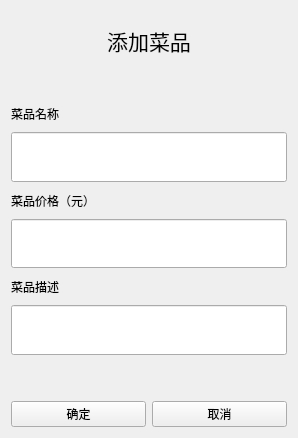
<?xml version="1.0" encoding="UTF-8"?>
<ui version="4.0">
 <class>add_dish</class>
 <widget class="QWidget" name="add_dish">
  <property name="geometry">
   <rect>
    <x>0</x>
    <y>0</y>
    <width>298</width>
    <height>438</height>
   </rect>
  </property>
  <property name="windowTitle">
   <string>添加菜品</string>
  </property>
  <layout class="QGridLayout" name="gridLayout" rowstretch="3,1,13,0,0,0,0,0" columnstretch="0,0,0">
   <item row="7" column="2">
    <widget class="QPushButton" name="_back">
     <property name="text">
      <string>取消</string>
     </property>
    </widget>
   </item>
   <item row="7" column="1">
    <widget class="QPushButton" name="pushButton">
     <property name="text">
      <string>确定</string>
     </property>
    </widget>
   </item>
   <item row="2" column="1" colspan="2">
    <layout class="QVBoxLayout" name="verticalLayout" stretch="2,3,2,3,2,3">
     <property name="spacing">
      <number>2</number>
     </property>
     <item>
      <widget class="QLabel" name="label">
       <property name="text">
        <string>菜品名称</string>
       </property>
      </widget>
     </item>
     <item>
      <widget class="QLineEdit" name="lineEdit">
       <property name="sizePolicy">
        <sizepolicy hsizetype="Expanding" vsizetype="Preferred">
         <horstretch>0</horstretch>
         <verstretch>0</verstretch>
        </sizepolicy>
       </property>
      </widget>
     </item>
     <item>
      <widget class="QLabel" name="label_3">
       <property name="text">
        <string>菜品价格（元）</string>
       </property>
      </widget>
     </item>
     <item>
      <widget class="QLineEdit" name="lineEdit_2">
       <property name="sizePolicy">
        <sizepolicy hsizetype="Expanding" vsizetype="Preferred">
         <horstretch>0</horstretch>
         <verstretch>0</verstretch>
        </sizepolicy>
       </property>
      </widget>
     </item>
     <item>
      <widget class="QLabel" name="label_4">
       <property name="text">
        <string>菜品描述</string>
       </property>
      </widget>
     </item>
     <item>
      <widget class="QLineEdit" name="lineEdit_3">
       <property name="sizePolicy">
        <sizepolicy hsizetype="Expanding" vsizetype="Preferred">
         <horstretch>0</horstretch>
         <verstretch>0</verstretch>
        </sizepolicy>
       </property>
      </widget>
     </item>
    </layout>
   </item>
   <item row="0" column="1" colspan="2">
    <widget class="QLabel" name="label_2">
     <property name="font">
      <font>
       <family>宋体</family>
       <pointsize>16</pointsize>
      </font>
     </property>
     <property name="text">
      <string>添加菜品</string>
     </property>
     <property name="alignment">
      <set>Qt::AlignCenter</set>
     </property>
    </widget>
   </item>
   <item row="1" column="1" colspan="2">
    <spacer name="verticalSpacer">
     <property name="orientation">
      <enum>Qt::Vertical</enum>
     </property>
     <property name="sizeType">
      <enum>QSizePolicy::Minimum</enum>
     </property>
     <property name="sizeHint" stdset="0">
      <size>
       <width>20</width>
       <height>20</height>
      </size>
     </property>
    </spacer>
   </item>
   <item row="3" column="1" colspan="2">
    <spacer name="verticalSpacer_2">
     <property name="orientation">
      <enum>Qt::Vertical</enum>
     </property>
     <property name="sizeHint" stdset="0">
      <size>
       <width>20</width>
       <height>40</height>
      </size>
     </property>
    </spacer>
   </item>
  </layout>
 </widget>
 <resources/>
 <connections/>
</ui>
